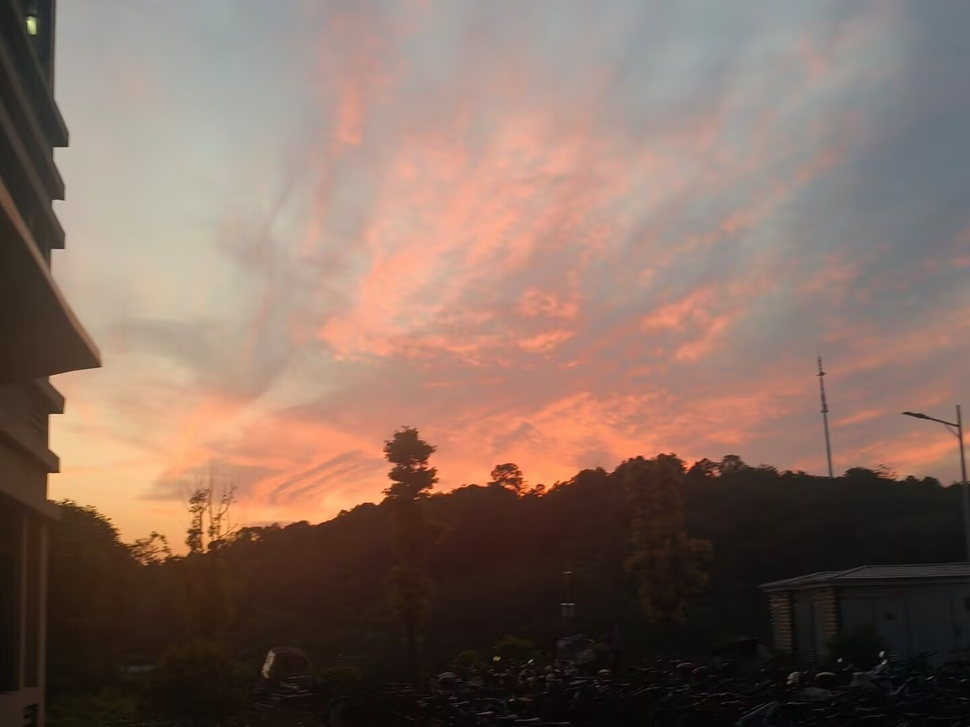
//> input picture exercises/vision/b.jpg, 970 x 727 px, shrunk from 1440 x 1080 before the run
$ ./own   (built with g++ and OpenCV 4)
//> lines starting //> are read from the running program, lines starting //| are printed output that depends on the picture; after the words box and inside, x2 and y2 are one past the last pixel; in counts of white or black regions, pixels touching at a corner belong together
#include <iostream>
#include <opencv2/opencv.hpp>
using namespace cv;
Mat drawHist(const std::array<int,256>& arr,const int &height);
std::array<int ,256> getArr(const Mat &src);
void otsu(const Mat &src,Mat &dst);
int main(){
    Mat src = imread("../b.jpg",IMREAD_GRAYSCALE);
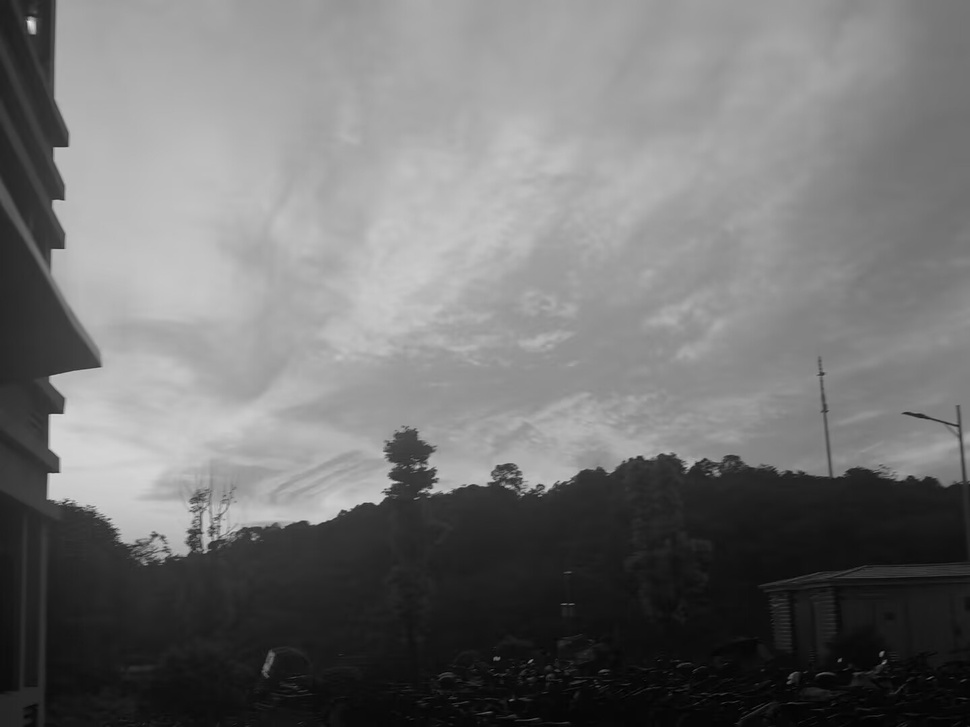
//> src: 727 rows x 970 cols, CV_8UC1; min 0, max 233, mean 113.9
    if(src.empty()){
        std::cerr << "文件未打开";
        return -1;
    }
    Mat dst(src.size(),src.type());
    Mat dst1(src.size(),src.type());
    Mat dst2(src.size(),src.type());
    Mat dst3(src.size(),src.type());
    Mat dst4(src.size(),src.type());
    Mat dst5(src.size(),src.type());
    auto arr = getArr(src);
//> after the loop in getArr, `for(int y = 0;y!=src.rows;++y)`: arr = 256 values, max 10847 at index 167, min 0 at index 214, mean 2754.6
    Mat hist = drawHist(arr,300);
    otsu(src,dst);
    double t =  threshold(src, dst1, 0, 255, THRESH_BINARY | THRESH_OTSU);
    std::cout << t <<"\n";
    threshold(src, dst2, 0, 255, THRESH_BINARY_INV | THRESH_OTSU);
    threshold(src, dst3, 0, 255, THRESH_TRUNC | THRESH_OTSU);
    threshold(src, dst4, 0, 255, THRESH_TOZERO | THRESH_OTSU);
    threshold(src, dst5, 0, 255, THRESH_TOZERO_INV | THRESH_OTSU);
    namedWindow("hist",WINDOW_AUTOSIZE);
    namedWindow("dst1",WINDOW_AUTOSIZE);
    namedWindow("dst2",WINDOW_AUTOSIZE);
    namedWindow("dst3",WINDOW_AUTOSIZE);
    namedWindow("dst4",WINDOW_AUTOSIZE);
    namedWindow("dst5",WINDOW_AUTOSIZE);
    imshow("hist",hist);
    imshow("otsu",dst);
    imshow("dst1",dst1);
    imshow("dst2",dst2);
    imshow("dst3",dst3);
    imshow("dst4",dst4);
    imshow("dst5",dst5);
    waitKey();
}
Mat drawHist(const std::array<int,256>& arr,const int &height){
//> called with height = 300
    Mat hist(height,256,CV_8UC1,Scalar(0,0,0));
    int max = *std::max_element(arr.begin(),arr.end());
//> max = 10847
    double scale = (height - 30)/(double)max;
//> scale = 0.0249
    for(int i = 0;i!=256;i++){
        int h = (int)arr[i]*scale;
        line(hist,{i,height-1},{i,height-1-h},Scalar(255,255,255));
    }
//> this loop made 256 passes
//> h on passes 1 to 3: 1, 1, 2
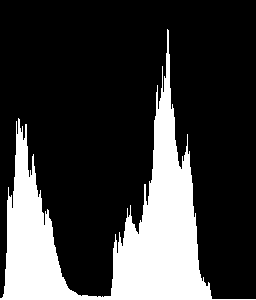
//> hist: 300 rows x 256 cols, CV_8UC1; 23.1% white; 1 white region, box (x1, y1, x2, y2) and area: (0, 29, 256, 300) 17708
    return hist;
}
void otsu(const Mat &src,Mat &dst){
    auto arr = getArr(src);
    int n = src.rows*src.cols;
//> n = 705190
    long long frontSize =0 ,backSize=n;
//> backSize = 705190
    long long frontSum = 0,backSum=0;
    double max =0,now = 0;
    double maxCount=0;
    for(int i = 0;i!=256;i++){
        backSum += i*arr[i];
    }
//> this loop made 256 passes
//> backSum on passes 1 to 3: 0, 54, 282
//> after the loop, backSum = 80289150
    for(int i = 0;i!=255;i++){
        frontSize += arr[i];
        backSize -= arr[i];
        frontSum += i*arr[i];
        backSum -= i*arr[i];
        double w0 = frontSum/(double)frontSize;
        double w1 = backSum/(double)backSize;
        now = frontSize*backSize*(w0-w1)*(w0-w1);
        if(now>max){
            max = now;
            maxCount = i;
        }
    }
//> this loop made 255 passes
//> (frontSize, backSize, frontSum, backSum, w0, w1, max) on passes 1 to 12: (45, 705145, 0, 80289150, 0, 113.9, 4.11e+11), (99, 705091, 54, 80289096, 0.545, 113.9, 8.96e+11), (213, 704977, 282, 80288868, 1.32, 113.9, 1.9e+12), (423, 704767, 912, 80288238, 2.16, 113.9, 3.72e+12), (951, 704239, 3024, 80286126, 3.18, 114, 8.23e+12), (2192, 702998, 9229, 80279921, 4.21, 114.2, 1.86e+13), (4049, 701141, 20371, 80268779, 5.03, 114.5, 3.4e+13), (8054, 697136, 48406, 80240744, 6.01, 115.1, 6.68e+13), (12577, 692613, 84590, 80204560, 6.73, 115.8, 1.04e+14), (16744, 688446, 122093, 80167057, 7.29, 116.4, 1.37e+14), (20846, 684344, 163113, 80126037, 7.82, 117.1, 1.7e+14), (25029, 680161, 209126, 80080024, 8.36, 117.7, 2.04e+14)
//> (w0, w1, max) on passes 61 to 66: (28.92, 159.2, 1.92e+15), (29.05, 159.5, 1.92e+15), (29.17, 159.6, 1.93e+15), (29.3, 159.8, 1.93e+15), (29.41, 160, 1.94e+15), (29.52, 160.2, 1.94e+15)
    std::cout << maxCount <<'\n';
//| 96
    Mat lookUpTo(1,256,CV_8U);
    uchar *p = lookUpTo.ptr();
    for(int i = 0;i!=256;i++) i<=maxCount ? p[i] = 0 : p[i] = 255;
    LUT(src,lookUpTo,dst);
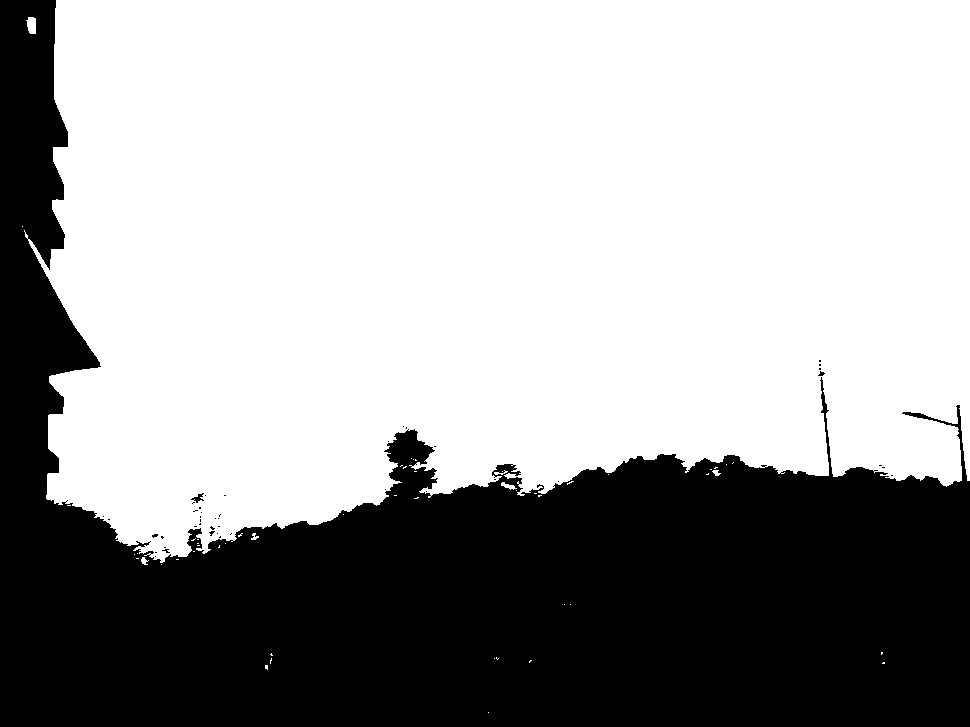
//> dst: 727 rows x 970 cols, CV_8UC1; 63.5% white; 44 black regions (41 under 20 px), largest, box (x1, y1, x2, y2) and area: (0, 0, 970, 727) 257257, (191, 493, 204, 503) 54, (818, 371, 825, 376) 20
//| 96
//> in main, `threshold(src, dst3, 0, 255, THRESH_TRUNC | THRESH_OTSU);`:
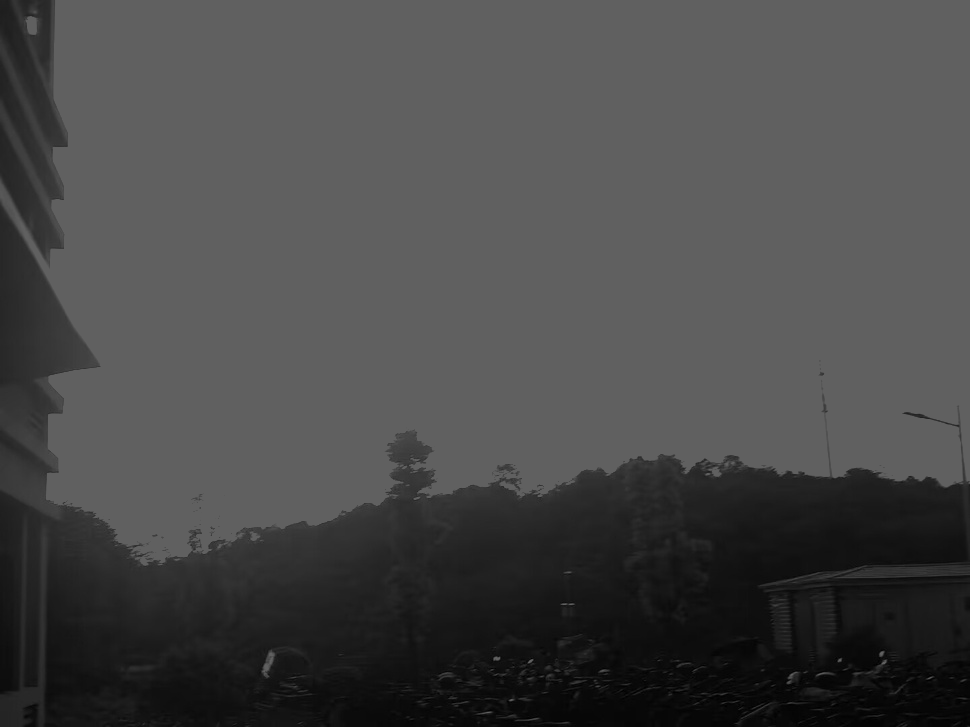
//> dst3: 727 rows x 970 cols, CV_8UC1; min 0, max 96, mean 72.2
//> in main, `threshold(src, dst4, 0, 255, THRESH_TOZERO | THRESH_OTSU);`:
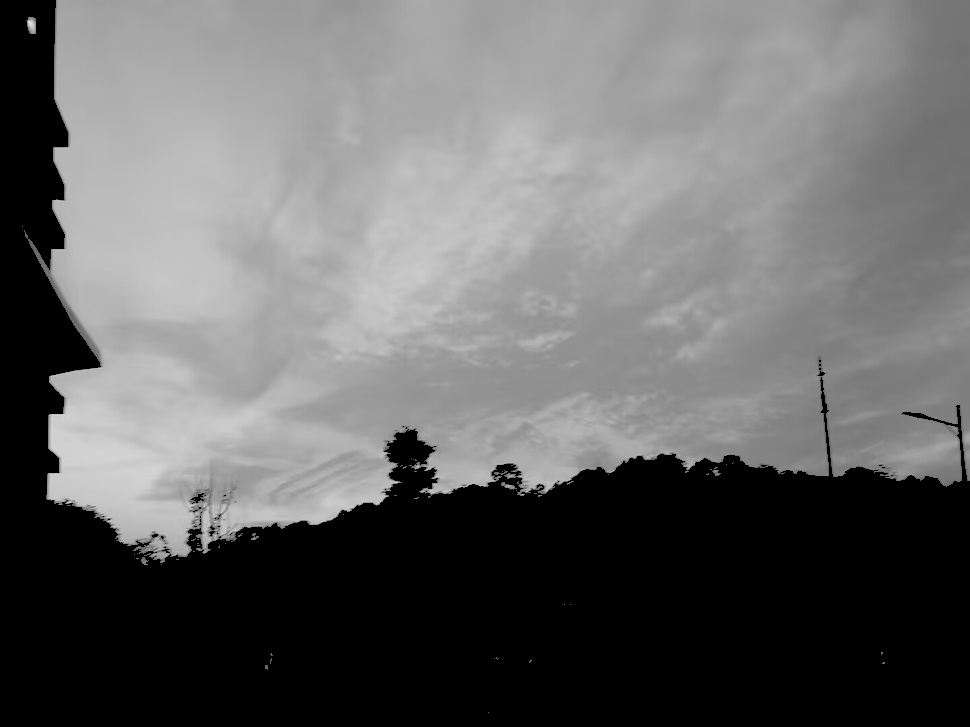
//> dst4: 727 rows x 970 cols, CV_8UC1; min 0, max 233, mean 102.6
//> in main, `threshold(src, dst5, 0, 255, THRESH_TOZERO_INV | THRESH_OTSU);`:
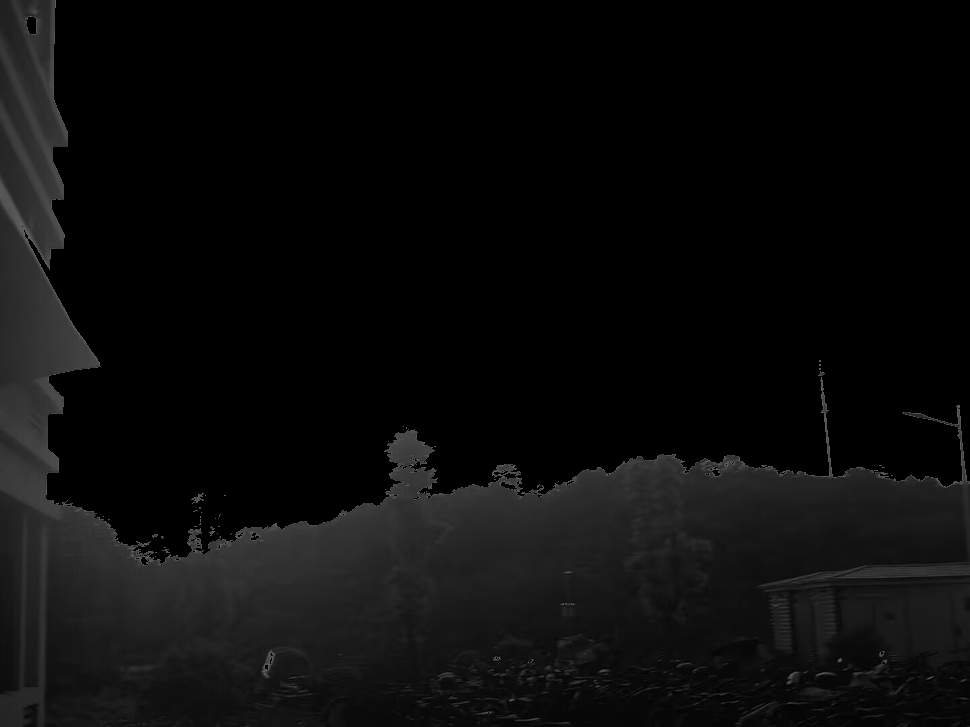
//> dst5: 727 rows x 970 cols, CV_8UC1; min 0, max 96, mean 11.3
}
std::array<int ,256> getArr(const Mat &src){
    std::array<int,256> arr{};
    for(int y = 0;y!=src.rows;++y){
        for(int x = 0;x != src.cols;++x){
            arr[src.at<uchar>(y,x)]++;
        }
    }
    return arr;
}
